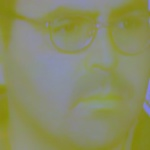
#> input picture GeorgiaTechFaces/ConvertLabprocessedset_1/s03/05.jpg, 150 x 150 px; its folder holds only this picture in this run
$ python recognition.py
#> lines starting #> are read from the running program, lines starting #| are printed output that depends on the picture
import os

import cv2

from skimage.feature import hog
from sklearn.metrics import accuracy_score
from sklearn.model_selection import GridSearchCV
from sklearn.preprocessing import StandardScaler
from sklearn.svm import OneClassSVM
from tqdm import tqdm

processedset_path = "../GeorgiaTechFaces/ConvertLabprocessedset_1"

X = []
y = []
X_train = []

for subject_name in tqdm(os.listdir(processedset_path), desc='reading processed images'):
    if os.path.isdir(os.path.join(processedset_path, subject_name)):
        subject_images_dir = os.path.join(processedset_path, subject_name)
        temp_x_list = []
        for img_name in os.listdir(subject_images_dir):
            if img_name.endswith('.jpg'):
                img_path = os.path.join(subject_images_dir, img_name)
                img = cv2.imread(img_path, flags=0)
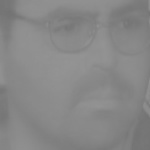
#> img: shape (150, 150); min 115, max 148, mean 134.9
                # gray_img = cv2.cvtColor(img, cv2.COLOR_BGR2GRAY)
                x_feature = hog(img, orientations=8, pixels_per_cell=(10, 10),
                                cells_per_block=(1, 1), visualize=False)
#> x_feature = 1800 values, max 0.876 at index 652, min 0 at index 1, mean 0.281
                X.append(x_feature)
#> pass 2 of the loop `for subject_name in tqdm(os.listdir(processedset_path), desc='reading ..`:
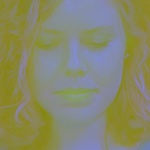
#> input picture GeorgiaTechFaces/ConvertLabprocessedset_1/s10/06.jpg, 150 x 150 px
#> `img = cv2.imread(img_path, flags=0)`:
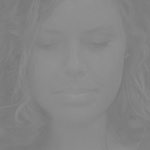
#> img: shape (150, 150); min 117, max 147, mean 132.7
#> x_feature = 1800 values, max 0.821 at index 816, min 0 at index 5, mean 0.301
#> pass 3 of the loop `for subject_name in tqdm(os.listdir(processedset_path), desc='reading ..`:
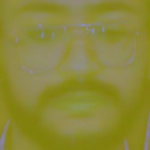
#> input picture GeorgiaTechFaces/ConvertLabprocessedset_1/s12/15.jpg, 150 x 150 px
#> `img = cv2.imread(img_path, flags=0)`:
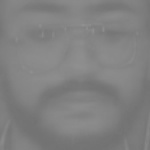
#> img: shape (150, 150); min 113, max 144, mean 128.3
#> x_feature = 1800 values, max 0.91 at index 36, min 0 at index 3, mean 0.283

employee_features = X[:450]
#> employee_features = 3 items
outsider_features = X[450:]
#> outsider_features = []
y_test_employee = ['Accepted'] * 450
y_test_outsider = ['Rejected'] * 300
y_test = y_test_employee + y_test_outsider

# scaler = StandardScaler()
# X_train = scaler.fit_transform(employee_features)
#
# param_grid = {
#     'nu': [0.01, 0.05, 0.1, 0.2, 0.5],  # 通常从很小的值开始尝试
#     'gamma': ['scale', 'auto', 0.1, 0.01, 0.001],  # 包括自动和手动设定的gamma
#     'kernel': ['rbf', 'linear', 'poly']  # 尝试不同的核函数
# }
#
# # 创建 OneClassSVM 对象
# oc_svm = OneClassSVM()
# grid_search = GridSearchCV(oc_svm, param_grid, cv=5, scoring='accuracy')
#
# # 训练模型
# grid_search.fit(X_train, y_test_employee)  # y_train 是用于交叉验证的标签
#
# # 训练单类SVM
# # oc_svm = OneClassSVM(kernel='rbf', gamma='scale').fit(X_train_scaled)
#
# # 在测试数据上进行预测，这里的测试数据可以包含外来者的面部图像
# X_test_scaled = scaler.transform(X)
# y_pred = oc_.predict(X)
# # 将预测结果转换为 'Accepted' 或 'Rejected'
# y_pred = ['Accepted' if x == 1 else 'Rejected' for x in y_pred]
# # 计算准确率

import numpy as np
from sklearn.svm import OneClassSVM
from sklearn.preprocessing import StandardScaler
from sklearn.model_selection import GridSearchCV
from sklearn.metrics import make_scorer, roc_auc_score

# 假设已经有了 X_train 和 X_test 的面部特征
scaler = StandardScaler()
X_train_scaled = scaler.fit_transform(employee_features)


param_grid = {
    'nu': [0.01, 0.05, 0.1, 0.2, 0.5],
    'gamma': ['scale', 'auto', 0.1, 0.01, 0.001],
    'kernel': ['rbf', 'linear', 'poly']
}


# 创建 OneClassSVM 对象
oc_svm = OneClassSVM()
oc_svm.fit(X_train_scaled)


# 在测试数据上进行预测
X_test_scaled = scaler.transform(employee_features + outsider_features)
y_pred = oc_svm.predict(X_test_scaled)
#> y_pred = [-1, 1, -1]
y_pred = ['Accepted' if x == 1 else 'Rejected' for x in y_pred]
#> y_pred = ['Rejected', 'Accepted', 'Rejected']

# 输出预测结果
print("y_pred",y_pred)
#| y_pred ['Rejected', 'Accepted', 'Rejected']
print("y_test",y_test)


#> (the run stopped early here; a loop or call above may not have finished)
